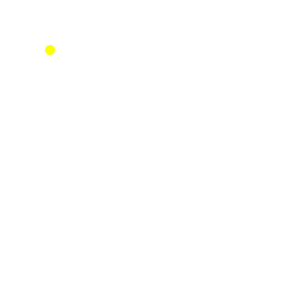
Frame 1 (no input)
Frame 60 (the mouse pressed at the canvas centre just before this capture): identical to frame 1, image omitted
Frame 120 (the mouse held since frame 60 and released just before this capture): identical to frame 1, image omitted

The Processing sketch that drew this single still picture (run headless with seeded random() and noise(); from frame 60 on, the mouse is pressed at the canvas centre):

// Processing sketch: sketch_7_1
// ── sketch_7_1.pde
Ball ball;

void setup(){
  size(300, 300);
  noStroke();
  ////////
  
  ball = new Ball(50, 50);
  
  ////////
}

void draw(){
  ball. display();
}

// ── Ball.pde
class Ball {
  float x;
  float y;
  float rad = 10;
  color col = color(255, 255, 0);
  int tran = 255;
  
  Ball(float _x, float _y){
    x = _x;
    y = _y;
  }
  
  Ball(float _x, float _y, float _r){
    x = _x;
    y = _y;
    rad = _r;
  }
  
  Ball(float _x, float _y, float _r, color _c){
    x = _x;
    y = _y;
    rad = _r;
    col = _c;
  }
  
  Ball(float _x, float _y, float _r, color _c, int _t){
    x = _x;
    y = _y;
    rad = _r;
    col = _c;
    tran = _t;
  }
  
  void display(){
    background(255);
    fill(col, tran);
    circle(x, y, rad);
  }
}
